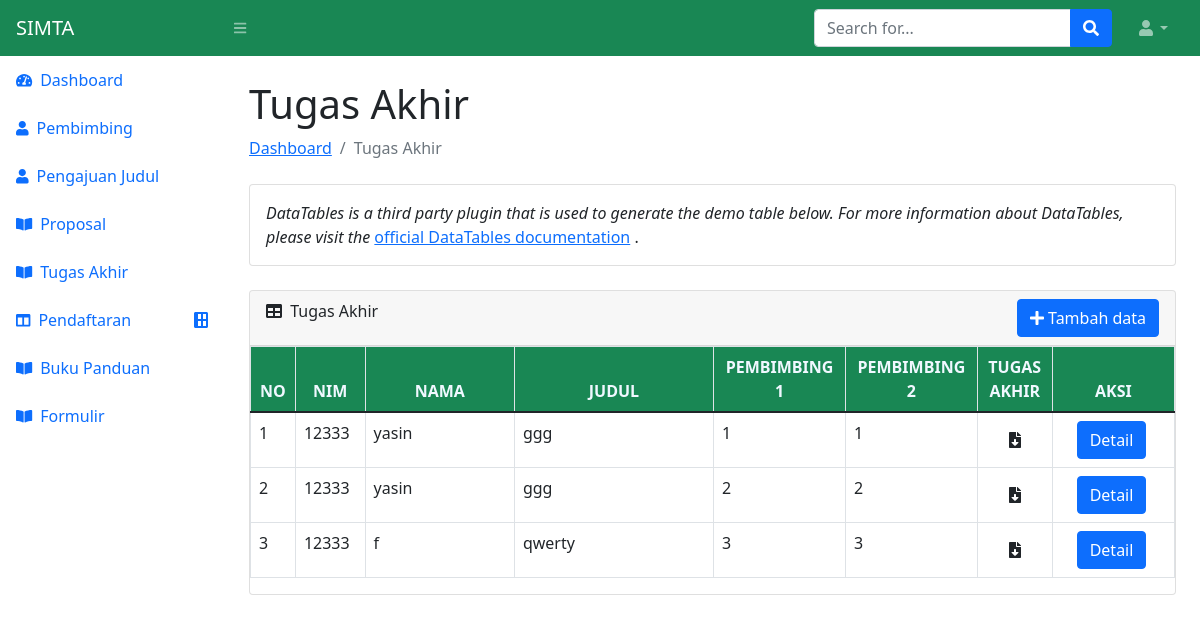
/mhs/ta, run on the app's committed database.
### mahasiswa/models.py (models this page shows)
class ta (models.Model):
    nim = models.IntegerField()
    nama = models.CharField(max_length=50)
    judul = models.CharField(max_length=200)
    pembimbing_1 = models.CharField(max_length=20)
    pembimbing_2 = models.CharField(max_length=20)

### mahasiswa/views.py (the view, shortened to what this page needs)
# urls.py: path('ta', views.TAViewMhs, name='ta'),
def TAViewMhs(request):
    data_ta = models.ta.objects.all()
    print(data_ta)
    return render(request, 'mhs/tugas-akhir.html', {
    'ta': data_ta })

### mahasiswa/templates/mhs/tugas-akhir.html (shortened to what this page needs)
{% extends 'main-mhs.html' %}
{% block content %}
<main>
        <div class="container-fluid px-4">
            <h1 class="mt-4">Tugas Akhir</h1>
            <ol class="breadcrumb mb-4">
                <li class="breadcrumb-item"><a href="index.html">Dashboard</a></li>
                <li class="breadcrumb-item active">Tugas Akhir</li>
            </ol>
            <div class="card mb-4">
                <div class="card-body " >
                    <var>
                        DataTables is a third party plugin that is used to generate the demo table below. For more information about DataTables, please visit the
                    </var>
                    <a target="_blank" href="https://datatables.net/">official DataTables documentation</a>
                    .
                </div>
            </div>
            <div class="card mb-4 ">
                <div class="card-header d-flex justify-content-between card-header">
                    <div>
                        <i class="fas fa-table me-1"></i>
                        Tugas Akhir
                    </div>
                     <div>
                         <div>
                                <a class="btn btn-primary" data-bs-toggle="modal" href="#exampleModalToggle" role="button"><span>
                                <i class="fa fa-plus" aria-hidden="true"></i>
                            </span><span>
                                Tambah data
                            </span></a>
                         </div>
                     </div>
                </div>
                <div class="table-responsive">
                  <table class="table table-bordered">
                      <thead style="background-color: #198754">
                            <tr>
                                <th style="width: 3%; text-align: center; color: aliceblue;">NO</th>
                                <th style="width: 7%; text-align: center; color: aliceblue;">NIM</th>
                                <th style="width: 15%; text-align: center; color: aliceblue;">NAMA</th>
                                <th style="width: 20%; text-align: center; color: aliceblue">JUDUL</th>
                                <th style="width: 10%; text-align: center; color: aliceblue">PEMBIMBING 1</th>
                                <th style="width: 10%; text-align: center; color: aliceblue">PEMBIMBING 2</th>
                                <th style="width: 7%; text-align: center; color: aliceblue">TUGAS AKHIR</th>
                                <th style="width: 5%;text-align: center; color: aliceblue">AKSI</th>
                            </tr>
                        </thead>
                        <tbody>
                          {%for i in ta%}
                            <tr>
                              <td>{{forloop.counter}}</td>
                              <td>{{i.nim}}</td>
                              <td>{{i.nama}}</td>
                              <td>{{i.judul}}</td>
                              <td>{{i.pembimbing_1}}</td>
                              <td>{{i.pembimbing_2}}</td>
                                <td class="text-center">
                                    <label class="btn btn-outline-transparant " for="btncheck1"><span ><i class="fas fa-file-download text-center"></i></label>
                                </td>
                                <td>
                                    <div class="d-flex justify-content-between ">
                                        <div class="mx-3" >
                                            <a class="btn btn-primary" data-bs-toggle="modal" href="#exampleModal" role="button"><span>
                                            Detail
                                            </span></a>
                                        </div>
                                    </div>
                                </td>
                            </tr>
                          {%endfor%}
                          </tbody>
                    </table>
                </div>
            </div>
        </div>
    </main>
{% endblock %}

### data on the page
ta: nim "12333", nama "yasin", judul "ggg", pembimbing_1 "1", pembimbing_2 "1"
ta: nim "12333", nama "yasin", judul "ggg", pembimbing_1 "2", pembimbing_2 "2"
ta: nim "12333", nama "f", judul "qwerty", pembimbing_1 "3", pembimbing_2 "3"
